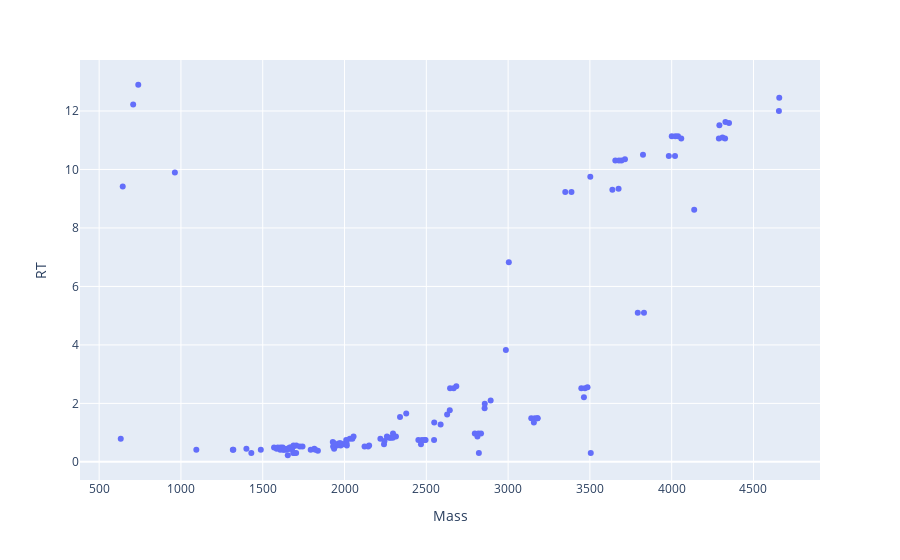

The code cell stored with this chart in its notebook:
### Code cell
plotly_zone(df_left_gap)
df_left_gap.to_excel('~/Downloads/left_gap.xlsx')

### Figure 1 — Plotly figure (JSON) as saved in the notebook; plotly's stock layout.template omitted (floating-point values rounded to 4 significant figures; data arrays with more than 128 entries replaced by an {"elided": "..."} marker saying what was removed)
{"data": [{"hovertemplate": "Mass=%{x}<br>RT=%{y}<extra></extra>", "legendgroup": "", "marker": {"color": "#636efa", "symbol": "circle"}, "mode": "markers", "name": "", "orientation": "v", "showlegend": false, "type": "scatter", "x": {"elided": "132 float values"}, "xaxis": "x", "y": {"elided": "132 float values"}, "yaxis": "y"}], "layout": {"legend": {"tracegroupgap": 0}, "margin": {"t": 60}, "xaxis": {"anchor": "y", "domain": [0, 1], "title": {"text": "Mass"}}, "yaxis": {"anchor": "x", "domain": [0, 1], "title": {"text": "RT"}}}}
